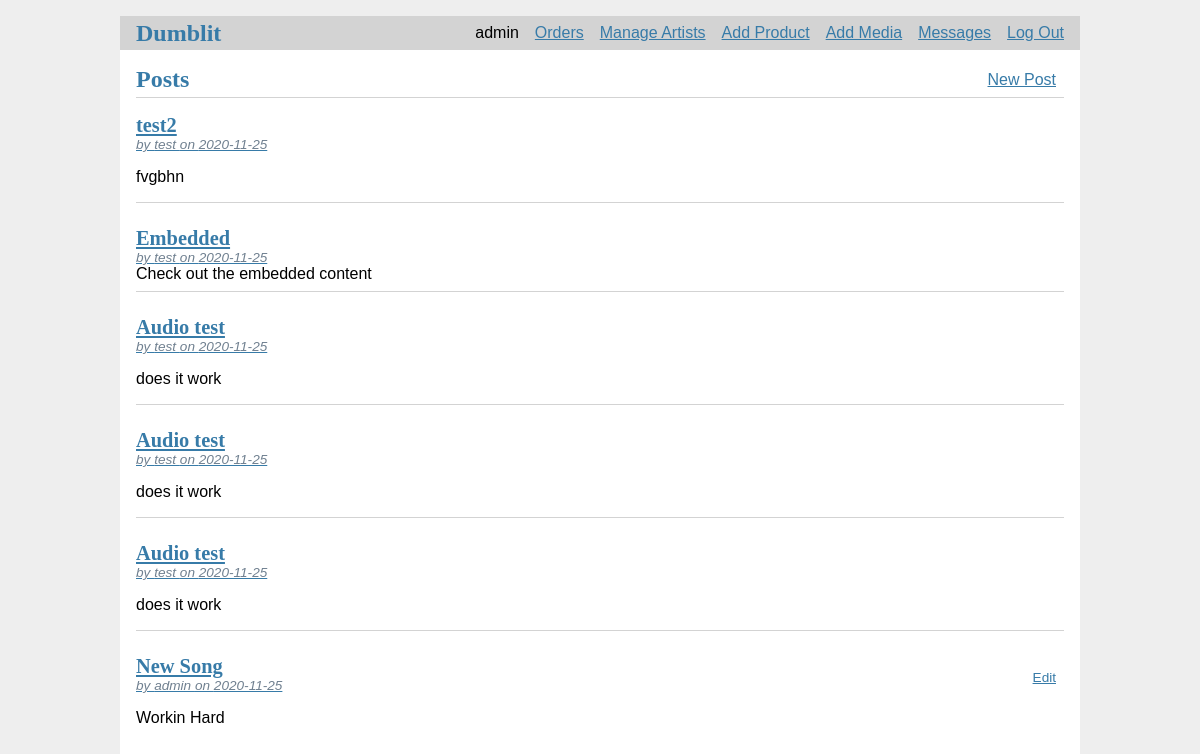
Page / (signed in) on the earlier database version.
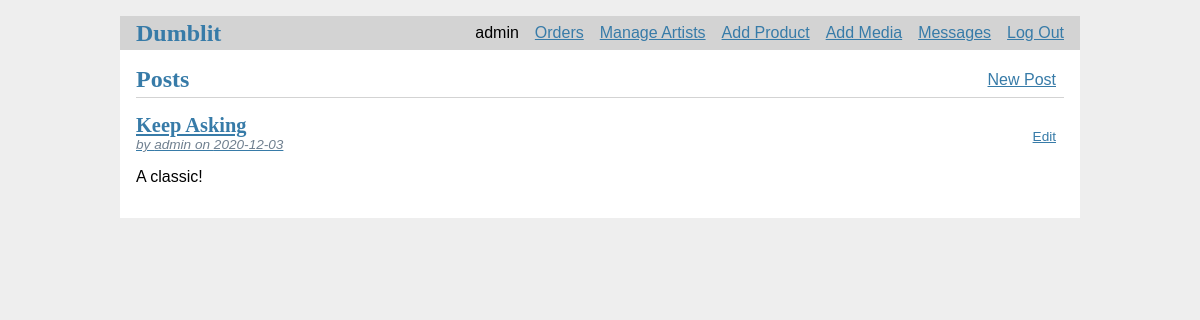
Same page on the later database version.
### tables this page shows
CREATE TABLE Post (
  id INTEGER PRIMARY KEY AUTOINCREMENT,
  author_id INTEGER NOT NULL,
  created TIMESTAMP NOT NULL DEFAULT CURRENT_TIMESTAMP,
  title TEXT NOT NULL,
  body TEXT NOT NULL,
  file TEXT NOT NULL,
  FOREIGN KEY (author_id) REFERENCES user (id)
);

CREATE TABLE user (
  id INTEGER PRIMARY KEY AUTOINCREMENT,
  username TEXT UNIQUE NOT NULL,
  password TEXT NOT NULL
);

### flaskr/blog.py (the view)
@bp.route("/")
def index():
    db = get_db()
    posts = db.execute(
        "SELECT p.id, title, body, created, author_id, username"
        " FROM post p JOIN user u ON p.author_id = u.id"
        " ORDER BY created DESC"
    ).fetchall()
    return render_template("blog/index.html", posts=posts)

### flaskr/auth.py (called while the page is built)
@bp.before_app_request
def load_logged_in_user():
    user_id = session.get("user_id")
    if user_id is None:
        g.user = None
    else:
        g.user = (
            get_db().execute("SELECT * FROM user WHERE id = ?", (user_id,)).fetchone()
        )

### flaskr/db.py (called while the page is built)
def get_db():
    if "db" not in g:
        g.db = sqlite3.connect(
            current_app.config["DATABASE"], detect_types=sqlite3.PARSE_DECLTYPES
        )
        g.db.row_factory = sqlite3.Row
    return g.db

### flaskr/templates/blog/index.html
{% extends 'base.html' %}
{% block header %}
  <h1>{% block title %}Posts{% endblock %}</h1>
  {% if g.user %}
    <a class="action" href="{{ url_for('blog.add', page='Post') }}">New Post</a>
  {% endif %}
{% endblock %}
{% block content %}
  {% for post in posts %}
    <article class="post">
      <header>
        <div>
          <a href="{{url_for('blog.post', id=post['id'])}}">
            <h1>{{ post['title'] }}</h1>
            <div class="about">by {{ post['username'] }} on {{ post['created'].strftime('%Y-%m-%d') }}</div>
          </a>
        </div>
        {% if g.user['id'] == post['author_id'] %}
          <a class="action" href="{{ url_for('blog.update', id=post['id'], page='Post') }}">Edit</a>
        {% endif %}
      </header>
      {% if ("<iframe" in post['body']) %}
        Check out the embedded content
      {% else %}
        <p class="body">{{ post['body'] }}</p>
      {% endif %}
    </article>
    {% if not loop.last %}
      <hr>
    {% endif %}
  {% endfor %}
{% endblock %}

Differences in the rows shown:
removed Post: title "test2", username "test", created "2020-11-25", body "fvgbhn"
removed Post: title "Embedded", username "test", created "2020-11-25", shows "Check out the embedded content"
removed Post: title "Audio test", username "test", created "2020-11-25", body "does it work"
removed Post: title "Audio test", username "test", created "2020-11-25", body "does it work"
removed Post: title "Audio test", username "test", created "2020-11-25", body "does it work"
changed Post "admin": title "New Song" → "Keep Asking"; created "2020-11-25" → "2020-12-03"; body "Workin Hard" → "A classic!"
